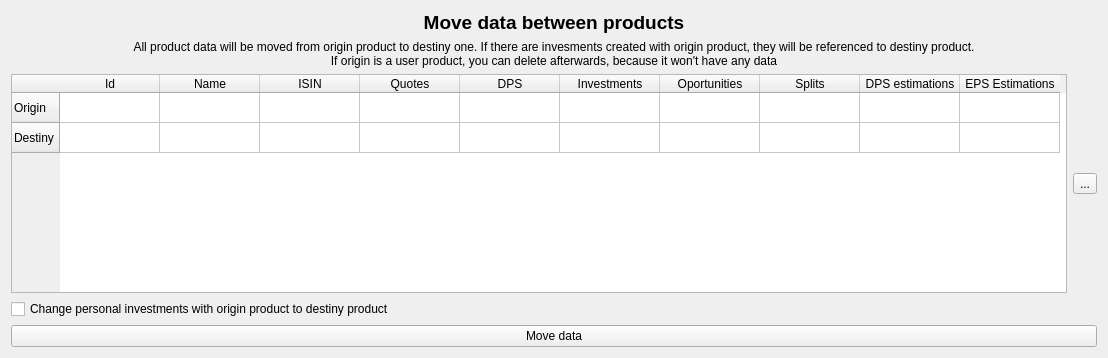
<?xml version="1.0" encoding="UTF-8"?>
<ui version="4.0">
 <class>wdgProductsDataMove</class>
 <widget class="QWidget" name="wdgProductsDataMove">
  <property name="windowModality">
   <enum>Qt::WindowModal</enum>
  </property>
  <property name="geometry">
   <rect>
    <x>0</x>
    <y>0</y>
    <width>1108</width>
    <height>358</height>
   </rect>
  </property>
  <layout class="QHBoxLayout" name="horizontalLayout_2">
   <item>
    <layout class="QVBoxLayout" name="verticalLayout">
     <item>
      <widget class="QLabel" name="lbl">
       <property name="font">
        <font>
         <pointsize>14</pointsize>
         <weight>75</weight>
         <bold>true</bold>
        </font>
       </property>
       <property name="text">
        <string>Move data between products</string>
       </property>
       <property name="alignment">
        <set>Qt::AlignCenter</set>
       </property>
      </widget>
     </item>
     <item>
      <widget class="QLabel" name="label">
       <property name="text">
        <string>All product data will be moved from origin product to destiny one. If there are invesments created with origin product, they will be referenced to destiny product.
If origin is a user product, you can delete afterwards, because it won't have any data</string>
       </property>
       <property name="alignment">
        <set>Qt::AlignCenter</set>
       </property>
       <property name="wordWrap">
        <bool>true</bool>
       </property>
      </widget>
     </item>
     <item>
      <layout class="QHBoxLayout" name="horizontalLayout">
       <item>
        <widget class="QTableWidget" name="table">
         <property name="selectionMode">
          <enum>QAbstractItemView::SingleSelection</enum>
         </property>
         <property name="selectionBehavior">
          <enum>QAbstractItemView::SelectRows</enum>
         </property>
         <row>
          <property name="text">
           <string>Origin</string>
          </property>
         </row>
         <row>
          <property name="text">
           <string>Destiny</string>
          </property>
         </row>
         <column>
          <property name="text">
           <string>Id</string>
          </property>
         </column>
         <column>
          <property name="text">
           <string>Name</string>
          </property>
         </column>
         <column>
          <property name="text">
           <string>ISIN</string>
          </property>
         </column>
         <column>
          <property name="text">
           <string>Quotes</string>
          </property>
         </column>
         <column>
          <property name="text">
           <string>DPS</string>
          </property>
         </column>
         <column>
          <property name="text">
           <string>Investments</string>
          </property>
         </column>
         <column>
          <property name="text">
           <string>Oportunities</string>
          </property>
         </column>
         <column>
          <property name="text">
           <string>Splits</string>
          </property>
         </column>
         <column>
          <property name="text">
           <string>DPS estimations</string>
          </property>
         </column>
         <column>
          <property name="text">
           <string>EPS Estimations</string>
          </property>
         </column>
         <item row="1" column="0">
          <property name="text">
           <string/>
          </property>
          <property name="background">
           <brush brushstyle="NoBrush">
            <color alpha="255">
             <red>255</red>
             <green>192</green>
             <blue>192</blue>
            </color>
           </brush>
          </property>
         </item>
        </widget>
       </item>
       <item>
        <widget class="QToolButton" name="cmdInterchange">
         <property name="text">
          <string>...</string>
         </property>
         <property name="icon">
          <iconset resource="../images/xulpymoney.qrc">
           <normaloff>:/xulpymoney/transfer.png</normaloff>:/xulpymoney/transfer.png</iconset>
         </property>
        </widget>
       </item>
      </layout>
     </item>
     <item>
      <widget class="QCheckBox" name="chkInvestments">
       <property name="text">
        <string>Change personal investments with origin product to destiny product</string>
       </property>
      </widget>
     </item>
     <item>
      <widget class="QPushButton" name="cmd">
       <property name="text">
        <string>Move data</string>
       </property>
       <property name="icon">
        <iconset resource="../images/xulpymoney.qrc">
         <normaloff>:/xulpymoney/merge.png</normaloff>:/xulpymoney/merge.png</iconset>
       </property>
      </widget>
     </item>
    </layout>
   </item>
  </layout>
 </widget>
 <resources>
  <include location="../images/xulpymoney.qrc"/>
 </resources>
 <connections/>
</ui>
